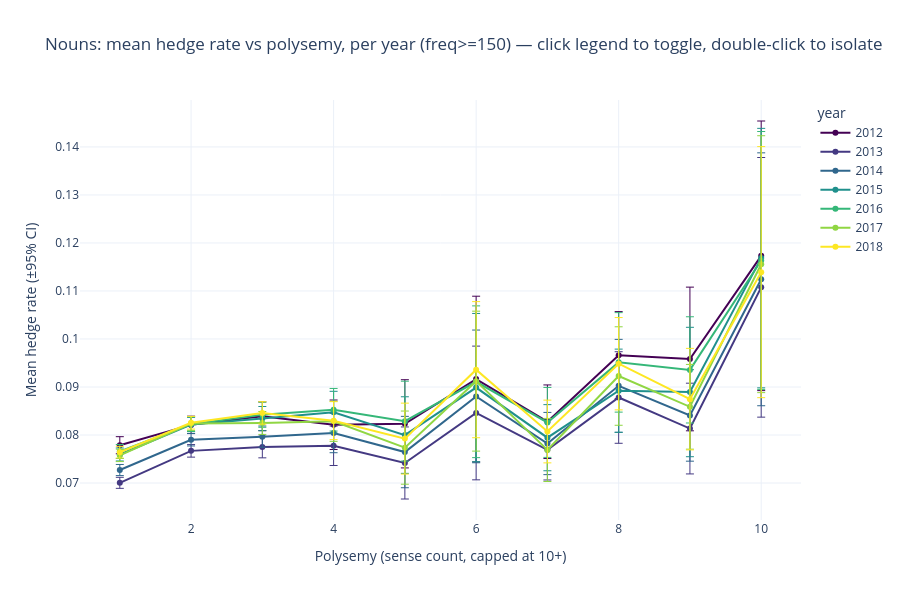

Notebook code for this chart:
### Code cell
# Interactive: click a year in the legend to toggle it; DOUBLE-click to isolate one year's trend.
# Same binned means +/- 95% CI as above, rendered with plotly.
import plotly.graph_objects as go

fig = go.Figure()
for i, y in enumerate(years):
    s = agg[agg["year"] == y].sort_values("pbin")
    rgb = tuple(int(255 * c) for c in cmap(i / (len(years) - 1))[:3])
    fig.add_trace(go.Scatter(
        x=s["pbin"], y=s["mean"], name=str(y), mode="lines+markers",
        line=dict(color=f"rgb{rgb}", width=2),
        error_y=dict(type="data", array=s["ci"], visible=True, thickness=1),
        hovertemplate=f"year {y}<br>polysemy=%{{x}}<br>hedge rate=%{{y:.3f}}<extra></extra>",
    ))
fig.update_layout(
    title=f"Nouns: mean hedge rate vs polysemy, per year (freq>={FLOOR}) — "
          "click legend to toggle, double-click to isolate",
    xaxis_title=f"Polysemy (sense count, capped at {CAP}+)",
    yaxis_title="Mean hedge rate (±95% CI)",
    legend_title="year", template="plotly_white", height=600,
)
fig.show()

### Figure 1 — Plotly figure (JSON) as saved in the notebook; plotly's stock layout.template omitted (floating-point values rounded to 4 significant figures)
{"data": [{"error_y": {"array": [0.001777, 0.001815, 0.002997, 0.005157, 0.009186, 0.01726, 0.007664, 0.009071, 0.01496, 0.02808], "thickness": 1, "type": "data", "visible": true}, "hovertemplate": "year 2012<br>polysemy=%{x}<br>hedge rate=%{y:.3f}<extra></extra>", "line": {"color": "rgb(68, 1, 84)", "width": 2}, "mode": "lines+markers", "name": "2012", "type": "scatter", "x": [1, 2, 3, 4, 5, 6, 7, 8, 9, 10], "y": [0.07787, 0.08211, 0.0839, 0.08213, 0.08233, 0.09165, 0.08276, 0.09663, 0.09584, 0.1173]}, {"error_y": {"array": [0.00115, 0.001307, 0.002255, 0.004101, 0.007504, 0.01393, 0.00627, 0.009536, 0.009449, 0.02704], "thickness": 1, "type": "data", "visible": true}, "hovertemplate": "year 2013<br>polysemy=%{x}<br>hedge rate=%{y:.3f}<extra></extra>", "line": {"color": "rgb(68, 57, 130)", "width": 2}, "mode": "lines+markers", "name": "2013", "type": "scatter", "x": [1, 2, 3, 4, 5, 6, 7, 8, 9, 10], "y": [0.07004, 0.0767, 0.0775, 0.07775, 0.07418, 0.08459, 0.0769, 0.08781, 0.08134, 0.1108]}, {"error_y": {"array": [0.001156, 0.001301, 0.002208, 0.0041, 0.007433, 0.01382, 0.00648, 0.009673, 0.009526, 0.02634], "thickness": 1, "type": "data", "visible": true}, "hovertemplate": "year 2014<br>polysemy=%{x}<br>hedge rate=%{y:.3f}<extra></extra>", "line": {"color": "rgb(48, 103, 141)", "width": 2}, "mode": "lines+markers", "name": "2014", "type": "scatter", "x": [1, 2, 3, 4, 5, 6, 7, 8, 9, 10], "y": [0.07271, 0.07902, 0.07966, 0.08041, 0.07645, 0.08804, 0.07823, 0.09025, 0.08408, 0.1124]}, {"error_y": {"array": [0.00135, 0.001483, 0.00252, 0.004349, 0.007975, 0.01544, 0.006885, 0.008667, 0.01348, 0.02702], "thickness": 1, "type": "data", "visible": true}, "hovertemplate": "year 2015<br>polysemy=%{x}<br>hedge rate=%{y:.3f}<extra></extra>", "line": {"color": "rgb(32, 144, 140)", "width": 2}, "mode": "lines+markers", "name": "2015", "type": "scatter", "x": [1, 2, 3, 4, 5, 6, 7, 8, 9, 10], "y": [0.07595, 0.08218, 0.08342, 0.08475, 0.07999, 0.08988, 0.07944, 0.08922, 0.08896, 0.1168]}, {"error_y": {"array": [0.001457, 0.001539, 0.002612, 0.004437, 0.008319, 0.0158, 0.007287, 0.01036, 0.01106, 0.02685], "thickness": 1, "type": "data", "visible": true}, "hovertemplate": "year 2016<br>polysemy=%{x}<br>hedge rate=%{y:.3f}<extra></extra>", "line": {"color": "rgb(53, 183, 120)", "width": 2}, "mode": "lines+markers", "name": "2016", "type": "scatter", "x": [1, 2, 3, 4, 5, 6, 7, 8, 9, 10], "y": [0.07657, 0.08227, 0.08422, 0.08526, 0.08289, 0.09109, 0.08262, 0.09513, 0.09356, 0.1164]}, {"error_y": {"array": [0.00129, 0.001447, 0.002388, 0.004176, 0.007619, 0.01457, 0.006569, 0.01026, 0.008822, 0.02675], "thickness": 1, "type": "data", "visible": true}, "hovertemplate": "year 2017<br>polysemy=%{x}<br>hedge rate=%{y:.3f}<extra></extra>", "line": {"color": "rgb(144, 214, 67)", "width": 2}, "mode": "lines+markers", "name": "2017", "type": "scatter", "x": [1, 2, 3, 4, 5, 6, 7, 8, 9, 10], "y": [0.07576, 0.0824, 0.08251, 0.08285, 0.07737, 0.09122, 0.07689, 0.09228, 0.08588, 0.1156]}, {"error_y": {"array": [0.001221, 0.001321, 0.002337, 0.003956, 0.007388, 0.01417, 0.006534, 0.009615, 0.01057, 0.02615], "thickness": 1, "type": "data", "visible": true}, "hovertemplate": "year 2018<br>polysemy=%{x}<br>hedge rate=%{y:.3f}<extra></extra>", "line": {"color": "rgb(253, 231, 36)", "width": 2}, "mode": "lines+markers", "name": "2018", "type": "scatter", "x": [1, 2, 3, 4, 5, 6, 7, 8, 9, 10], "y": [0.07641, 0.08256, 0.0846, 0.08299, 0.07925, 0.09361, 0.08073, 0.09485, 0.08747, 0.1139]}], "layout": {"height": 600, "legend": {"title": {"text": "year"}}, "title": {"text": "Nouns: mean hedge rate vs polysemy, per year (freq>=150) — click legend to toggle, double-click to isolate"}, "xaxis": {"title": {"text": "Polysemy (sense count, capped at 10+)"}}, "yaxis": {"title": {"text": "Mean hedge rate (±95% CI)"}}}}
